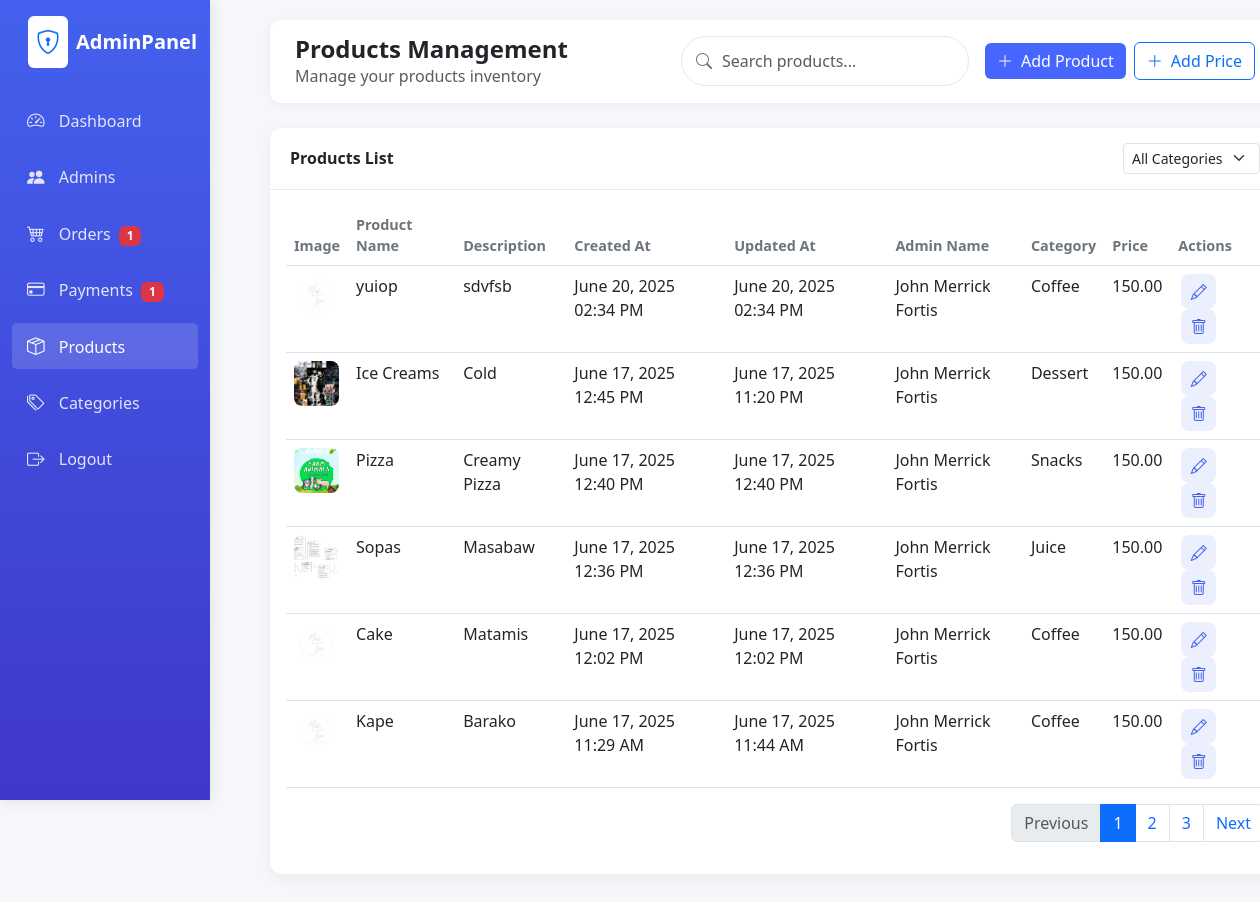
/admin/products.php (signed in), run on an earlier commit of the app's database.
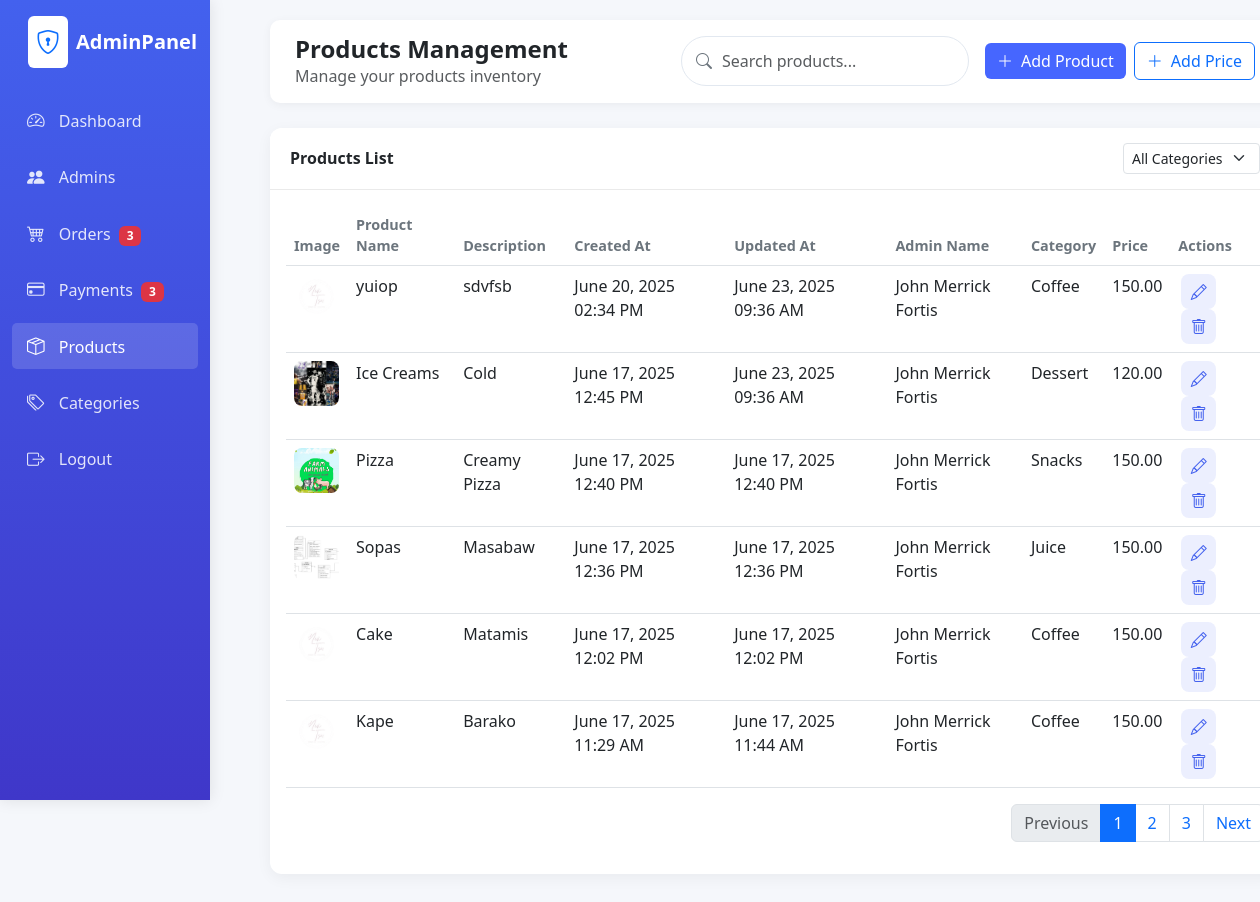
And on a later commit of the database.
### tables this page shows
CREATE TABLE `product` (
  `Product_ID` int(11) NOT NULL,
  `Product_Name` varchar(255) NOT NULL,
  `Product_desc` text DEFAULT NULL,
  `Product_Image` varchar(255) DEFAULT NULL,
  `Created_at` datetime NOT NULL DEFAULT current_timestamp(),
  `Updated_at` datetime DEFAULT NULL ON UPDATE current_timestamp(),
  `Admin_ID` int(11) NOT NULL,
  `Category_ID` int(11) NOT NULL,
  `Price_ID` int(11) NOT NULL
);

CREATE TABLE `product_price` (
  `Price_ID` int(11) NOT NULL,
  `Price_Amount` decimal(10,2) NOT NULL,
  `Effective_From` date NOT NULL,
  `Effective_To` date DEFAULT NULL
);

CREATE TABLE `category` (
  `Category_ID` int(11) NOT NULL,
  `Category_Name` varchar(100) NOT NULL
);

### admin/sidebar_counts.php (called while the page is built)
<?php
require_once('classes/database.php');
$db = new database();
try {
    $pendingProcessingCount = $db->countPendingOrProcessingOrders();
} catch (PDOException $e) {
    $pendingProcessingCount = 0;
}
try {
    $unpaidPayments = $db->countUnpaidPayments();
} catch (PDOException $e) {
    $unpaidPayments = 0;
}
?>

### admin/classes/database.php (called while the page is built, shortened)
<?php
class database{
    function opencon() {
        return new PDO(
            'mysql:host=localhost;dbname=naitsa',
            'root',
            ''
        );
    }
    public function getAllProducts() {
        $con = $this->opencon();
        $stmt = $con->prepare("
            SELECT
                p.*,
                pp.Price_Amount,
                c.Category_Name,
                a.Admin_Name
            FROM product p
            LEFT JOIN product_price pp ON p.Price_ID = pp.Price_ID
            LEFT JOIN category c ON p.Category_ID = c.Category_ID
            LEFT JOIN admin a ON p.Admin_ID = a.Admin_ID
            ORDER BY p.Created_at DESC
        ");
        $stmt->execute();
        return $stmt->fetchAll(PDO::FETCH_ASSOC);
    }
    function fetchOrders() {
        $con = $this->opencon();
        $stmt = $con->prepare("
            SELECT o.*, p.payment_status
            FROM orders o
            LEFT JOIN payment p ON o.Order_ID = p.Order_ID
            ORDER BY o.Order_Date DESC
        ");
        $stmt->execute();
        return $stmt->fetchAll(PDO::FETCH_ASSOC);
    }
    public function countUnpaidPayments() {
        $con = $this->opencon();
        $stmt = $con->prepare("SELECT COUNT(*) FROM payment WHERE payment_status = 'Unpaid'");
        $stmt->execute();
        return (int)$stmt->fetchColumn();
    }
    public function countPendingOrProcessingOrders() {
        $orders = $this->fetchOrders();
        $count = 0;
        foreach ($orders as $order) {
            if ($order['order_status'] === 'Pending' || $order['order_status'] === 'Processing') {
                $count++;
            }
        }
        return $count;
    }
}

### admin/products.php (the view, shortened to what the changed rows need)
<?php
require_once('classes/database.php');
include 'sidebar_counts.php';
$db = new database();
try {
    $products = $db->getAllProducts();
} catch (PDOException $e) {
    $error = "Database Error: " . $e->getMessage();
}
?>
<!DOCTYPE html>
<html lang="en">
<head>
    <link href="https://cdn.jsdelivr.net/npm/bootstrap@5.3.0/dist/css/bootstrap.min.css" rel="stylesheet">
    <link rel="stylesheet" href="https://cdn.jsdelivr.net/npm/bootstrap-icons@1.10.0/font/bootstrap-icons.css">
    <link rel="stylesheet" href="assets/css/style.css">
</head>
<body class="dashboard-page">
    <div class="container-fluid">
        <div class="row">
            <div class="col-md-2 col-lg-2 d-md-block sidebar collapse">
                <div class="pt-3">
                    <ul class="nav flex-column">
                        <li class="nav-item">
                            <a class="nav-link" href="orders.php">
                                <i class="bi bi-cart4"></i>
                                <span>Orders</span>
                                <?php if ($pendingProcessingCount > 0): ?>
                                    <span class="badge bg-danger ms-1"><?= $pendingProcessingCount ?></span>
                                <?php endif; ?>
                            </a>
                        </li>
                        <li class="nav-item">
                            <a class="nav-link" href="payments.php">
                                <i class="bi bi-credit-card"></i>
                                <span>Payments</span>
                                <?php if ($unpaidPayments > 0): ?>
                                    <span class="badge bg-danger ms-1"><?= $unpaidPayments ?></span>
                                <?php endif; ?>
                            </a>
                        </li>
                    </ul>
                </div>
            </div>
            <div class="col-md-10 col-lg-10 main-content">
                <div class="card">
                    <div class="card-body">
                        <div class="table-responsive">
                            <table class="table table-hover">
                                <thead>
                                    <tr>
                                        <th>Image</th>
                                        <th>Product Name</th>
                                        <th>Description</th>
                                        <th>Created At</th>
                                        <th>Updated At</th>
                                        <th>Admin Name</th>
                                        <th>Category</th>
                                        <th>Price</th>
                                        <th>Actions</th>
                                    </tr>
                                </thead>
                                <tbody>
                                    <?php foreach ($products as $product): ?>
                                    <tr>
                                        <td>
                                            <?php if (!empty($product['Product_Image'])): ?>
                                                <img src="uploads/products/<?= htmlspecialchars($product['Product_Image']) ?>" alt="Product Image" style="width:45px; height:45px; object-fit:cover; border-radius:8px;">
                                            <?php else: ?>
                                                <span class="text-muted">No image</span>
                                            <?php endif; ?>
                                        </td>
                                        <td><?= htmlspecialchars($product['Product_Name']) ?></td>
                                        <td><?= htmlspecialchars($product['Product_desc']) ?></td>
                                        <td><?= date('F d, Y h:i A', strtotime($product['Created_at'])) ?></td>
                                        <td><?= date('F d, Y h:i A', strtotime($product['Updated_at'])) ?></td>
                                        <td><?= htmlspecialchars($product['Admin_Name']) ?></td>
                                        <td><?= htmlspecialchars($product['Category_Name']) ?></td>
                                        <td><?= htmlspecialchars($product['Price_Amount']) ?></td>
                                        <td>
                                            <a href="#"
                                               class="action-btn edit-product-btn"
                                               data-product-id="<?= htmlspecialchars($product['Product_ID']) ?>"
                                               data-product-name="<?= htmlspecialchars($product['Product_Name']) ?>"
                                               data-product-desc="<?= htmlspecialchars($product['Product_desc']) ?>"
                                               data-category-id="<?= htmlspecialchars($product['Category_ID']) ?>"
                                               data-price-id="<?= htmlspecialchars($product['Price_ID']) ?>"
                                               data-image="<?= htmlspecialchars($product['Product_Image']) ?>"
                                               data-effective-from="<?= htmlspecialchars($product['Effective_From'] ?? '') ?>"
                                               data-effective-to="<?= htmlspecialchars($product['Effective_To'] ?? '') ?>"
                                            >
                                                <i class="bi bi-pencil"></i>
                                            </a>
                                            <a href="#"
                                               class="action-btn delete-product-btn"
                                               data-product-id="<?= htmlspecialchars($product['Product_ID']) ?>">
                                                <i class="bi bi-trash"></i>
                                            </a>
                                            </td>
                                    </tr>
                                    <?php endforeach; ?>
                                </tbody>
                            </table>
                        </div>
                    </div>
                </div>
            </div>
        </div>
    </div>
</body>
</html>

What changed in the data, as far as the page shows it:
changed product "yuiop": Updated_at "June 20, 2025 02:34 PM" → "June 23, 2025 09:36 AM"
changed product "Ice Creams": Updated_at "June 17, 2025 11:20 PM" → "June 23, 2025 09:36 AM"; Price_ID.Price_Amount "150.00" → "120.00"
Also different on the page:
$pendingProcessingCount: "1" → "3"
$unpaidPayments: "1" → "3"
